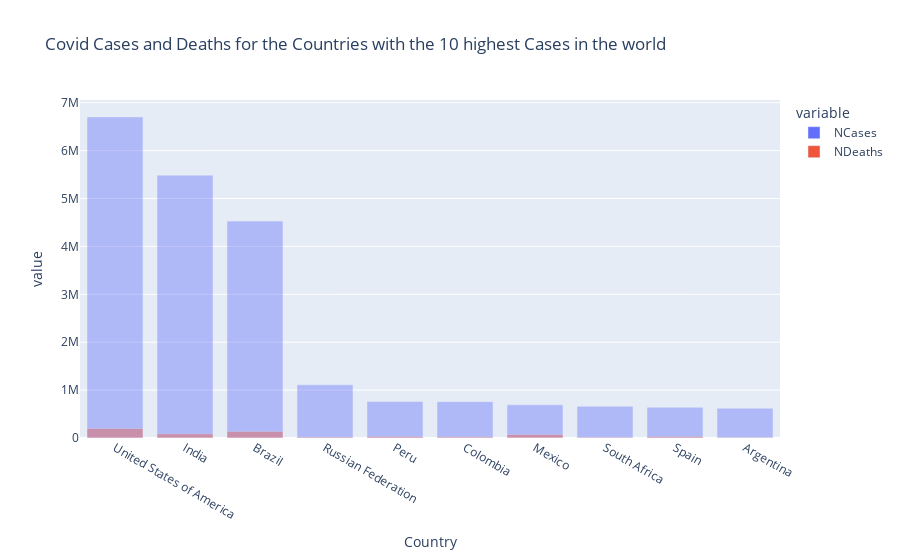

Here is the notebook cell this chart was saved with:
### Code cell
fig = px.bar(data_highest_countries, x='Country', y=['NCases', 'NDeaths'], barmode='overlay', opacity=0.4,
             title = 'Covid Cases and Deaths for the Countries with the 10 highest Cases in the world' )
fig.show()

### Figure 1 — Plotly figure (JSON) as saved in the notebook; plotly's stock layout.template omitted (floating-point values rounded to 4 significant figures)
{"data": [{"alignmentgroup": "True", "hovertemplate": "variable=NCases<br>Country=%{x}<br>value=%{y}<extra></extra>", "legendgroup": "NCases", "marker": {"color": "#636efa", "opacity": 0.4}, "name": "NCases", "offsetgroup": "NCases", "orientation": "v", "showlegend": true, "textposition": "auto", "type": "bar", "x": ["United States of America", "India", "Brazil", "Russian Federation", "Peru", "Colombia", "Mexico", "South Africa", "Spain", "Argentina"], "xaxis": "x", "y": [6703698, 5487580, 4528240, 1109595, 762865, 758398, 694121, 661211, 640040, 622934], "yaxis": "y"}, {"alignmentgroup": "True", "hovertemplate": "variable=NDeaths<br>Country=%{x}<br>value=%{y}<extra></extra>", "legendgroup": "NDeaths", "marker": {"color": "#EF553B", "opacity": 0.4}, "name": "NDeaths", "offsetgroup": "NDeaths", "orientation": "v", "showlegend": true, "textposition": "auto", "type": "bar", "x": ["United States of America", "India", "Brazil", "Russian Federation", "Peru", "Colombia", "Mexico", "South Africa", "Spain", "Argentina"], "xaxis": "x", "y": [198094, 87882, 136532, 19489, 31369, 24039, 73258, 15953, 30495, 12909], "yaxis": "y"}], "layout": {"barmode": "overlay", "legend": {"title": {"text": "variable"}, "tracegroupgap": 0}, "title": {"text": "Covid Cases and Deaths for the Countries with the 10 highest Cases in the world"}, "xaxis": {"anchor": "y", "domain": [0, 1], "title": {"text": "Country"}}, "yaxis": {"anchor": "x", "domain": [0, 1], "title": {"text": "value"}}}}
